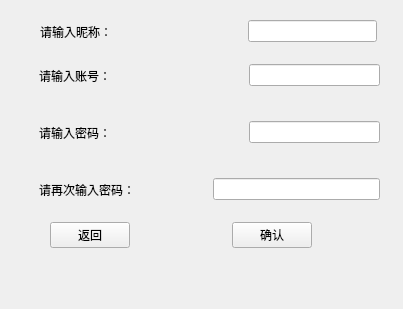
<?xml version="1.0" encoding="UTF-8"?>
<ui version="4.0">
 <class>Register</class>
 <widget class="QWidget" name="Register">
  <property name="geometry">
   <rect>
    <x>0</x>
    <y>0</y>
    <width>403</width>
    <height>309</height>
   </rect>
  </property>
  <property name="windowTitle">
   <string>Form</string>
  </property>
  <widget class="QWidget" name="widget_4" native="true">
   <property name="geometry">
    <rect>
     <x>30</x>
     <y>50</y>
     <width>359</width>
     <height>165</height>
    </rect>
   </property>
   <layout class="QVBoxLayout" name="verticalLayout">
    <item>
     <widget class="QWidget" name="widget" native="true">
      <layout class="QHBoxLayout" name="horizontalLayout">
       <item>
        <widget class="QLabel" name="label">
         <property name="text">
          <string>请输入账号：</string>
         </property>
        </widget>
       </item>
       <item>
        <spacer name="horizontalSpacer_2">
         <property name="orientation">
          <enum>Qt::Horizontal</enum>
         </property>
         <property name="sizeHint" stdset="0">
          <size>
           <width>40</width>
           <height>20</height>
          </size>
         </property>
        </spacer>
       </item>
       <item>
        <widget class="QLineEdit" name="users_id"/>
       </item>
      </layout>
     </widget>
    </item>
    <item>
     <widget class="QWidget" name="widget_2" native="true">
      <layout class="QHBoxLayout" name="horizontalLayout_2">
       <item>
        <widget class="QLabel" name="label_2">
         <property name="text">
          <string>请输入密码：</string>
         </property>
        </widget>
       </item>
       <item>
        <spacer name="horizontalSpacer">
         <property name="orientation">
          <enum>Qt::Horizontal</enum>
         </property>
         <property name="sizeHint" stdset="0">
          <size>
           <width>40</width>
           <height>20</height>
          </size>
         </property>
        </spacer>
       </item>
       <item>
        <widget class="QLineEdit" name="users_password1"/>
       </item>
      </layout>
     </widget>
    </item>
    <item>
     <widget class="QWidget" name="widget_3" native="true">
      <layout class="QHBoxLayout" name="horizontalLayout_3">
       <item>
        <widget class="QLabel" name="label_3">
         <property name="text">
          <string>请再次输入密码：</string>
         </property>
        </widget>
       </item>
       <item>
        <widget class="QLineEdit" name="users_password2">
         <property name="sizePolicy">
          <sizepolicy hsizetype="Minimum" vsizetype="Fixed">
           <horstretch>0</horstretch>
           <verstretch>0</verstretch>
          </sizepolicy>
         </property>
         <property name="maximumSize">
          <size>
           <width>171</width>
           <height>16777215</height>
          </size>
         </property>
        </widget>
       </item>
      </layout>
     </widget>
    </item>
   </layout>
  </widget>
  <widget class="QWidget" name="widget_5" native="true">
   <property name="geometry">
    <rect>
     <x>50</x>
     <y>210</y>
     <width>262</width>
     <height>50</height>
    </rect>
   </property>
   <layout class="QHBoxLayout" name="horizontalLayout_4">
    <item>
     <widget class="QPushButton" name="backbtn">
      <property name="text">
       <string>返回</string>
      </property>
     </widget>
    </item>
    <item>
     <spacer name="horizontalSpacer_4">
      <property name="orientation">
       <enum>Qt::Horizontal</enum>
      </property>
      <property name="sizeHint" stdset="0">
       <size>
        <width>40</width>
        <height>20</height>
       </size>
      </property>
     </spacer>
    </item>
    <item>
     <widget class="QPushButton" name="okbtn">
      <property name="text">
       <string>确认</string>
      </property>
     </widget>
    </item>
   </layout>
  </widget>
  <widget class="QWidget" name="widget_6" native="true">
   <property name="geometry">
    <rect>
     <x>40</x>
     <y>10</y>
     <width>337</width>
     <height>43</height>
    </rect>
   </property>
   <layout class="QHBoxLayout" name="horizontalLayout_5">
    <item>
     <widget class="QLabel" name="label_4">
      <property name="text">
       <string>请输入昵称：</string>
      </property>
     </widget>
    </item>
    <item>
     <spacer name="horizontalSpacer_3">
      <property name="orientation">
       <enum>Qt::Horizontal</enum>
      </property>
      <property name="sizeHint" stdset="0">
       <size>
        <width>40</width>
        <height>20</height>
       </size>
      </property>
     </spacer>
    </item>
    <item>
     <widget class="QLineEdit" name="users_name"/>
    </item>
   </layout>
  </widget>
 </widget>
 <resources/>
 <connections/>
</ui>
